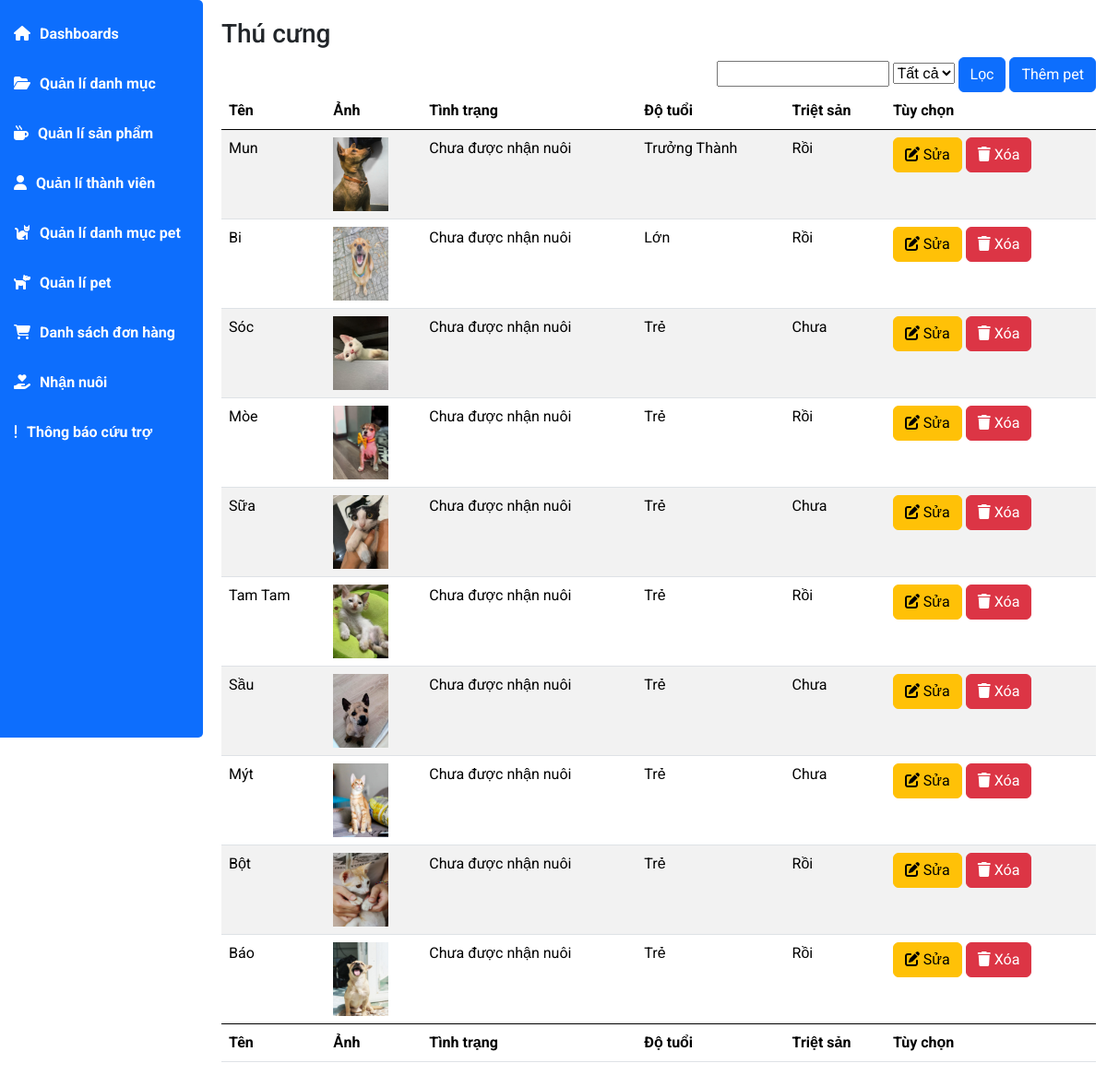
The page /admin/index.php?act=listpet on the database its author committed.
### tables this page shows
CREATE TABLE `tbl_pet` (
  `idPet` int(11) NOT NULL,
  `tenPet` varchar(255) NOT NULL,
  `idDMP` int(11) NOT NULL,
  `gioiTinh` varchar(255) NOT NULL,
  `doTuoi` varchar(255) NOT NULL,
  `trietSan` varchar(255) NOT NULL,
  `tiemPhong` varchar(255) NOT NULL,
  `tinhTrangPet` varchar(255) NOT NULL,
  `imgpet` text NOT NULL,
  `motaPet` text NOT NULL
);

### model/pdo.php (called while the page is built, shortened)
<?php
function pdo_get_connection(){
    $dburl = "mysql:host=localhost;dbname=dacs2;charset=utf8";
    $username = 'root';
    $password = '';
    $conn = new PDO($dburl, $username, $password);
    $conn->setAttribute(PDO::ATTR_ERRMODE, PDO::ERRMODE_EXCEPTION);
    return $conn;
}
function pdo_query($sql){
    $sql_args = array_slice(func_get_args(), 1);
    try{
        $conn = pdo_get_connection();
        $stmt = $conn->prepare($sql);
        $stmt->execute($sql_args);
        $rows = $stmt->fetchAll();
        return $rows;
    }
    catch(PDOException $e){
        throw $e;
    }
    finally{
        unset($conn);
    }
}

### model/pet.php (called while the page is built, shortened)
<?php
function loadall_pet($kyw,$iddm){
    $sql="SELECT * FROM tbl_pet WHERE 1";
    $sql.=" ORDER BY idPet DESC";
    $listpet=pdo_query($sql);
    return $listpet;
}
?>

### admin/view/pet/list.php (the view, shortened to what this page needs)
<div class="main-content">
    <h3 class="title-page">Thú cưng</h3>
    <div class="d-flex justify-content-end">
                <form action="index.php?act=listpet" method="post">
                    <input type="text" name="kyw">
                    <select name="iddmpet">
                        <option value="0" selected>Tất cả</option>
                    </select>
                    <input type="submit" value="Lọc" name="listokpet" class="btn btn-primary">
                    <a href="index.php?act=addpetform" class="btn btn-primary">Thêm pet</a>
                </form>
    </div>
    <table id="example" class="table table-striped" style="width: 100%">
        <thead>
            <tr>
                <th>Tên</th>
                <th>Ảnh</th>
                <th>Tình trạng</th>
                <th>Độ tuổi</th>
                <th>Triệt sản</th>
                <th>Tùy chọn</th>
            </tr>
        </thead>
        <tbody>
                    <?php
                            foreach ($listpet as $pet) {
                                extract($pet);
                                $suapet="index.php?act=suapet&id=".$idPet;
                                $xoapet="index.php?act=xoapet&id=".$idPet;
                                $hinhpath="../upload/thucung/".$imgpet;
                                if(is_file($hinhpath)){
                                    $hinh='<img src="'.$hinhpath.'" height="80">';
                                }else{
                                    $hinh='Không tồn tại ảnh';
                                }
                                echo '<tr>
                                        <td>'.$tenPet.'</td>
                                        <td>'.$hinh.'</td>
                                        <td>'.$tinhTrangPet.'</td>
                                        <td>'.$doTuoi.'</td>
                                        <td>'.$trietSan.'</td>
                                        <td>
                                            <a href="'.$suapet.'" class="btn btn-warning"><i class="fa-solid fa-pen-to-square"></i> Sửa</a>
                                            <a href="'.$xoapet.'" class="btn btn-danger"><i class="fa-solid fa-trash"></i> Xóa</a>
                                        </td>
                                    </tr>  ';
                            }
                        ?>
        </tbody>
        <tfoot>
            <tr>
                <th>Tên</th>
                <th>Ảnh</th>
                <th>Tình trạng</th>
                <th>Độ tuổi</th>
                <th>Triệt sản</th>
                <th>Tùy chọn</th>
            </tr>
        </tfoot>
    </table>
</div>
</div>
</div>

### admin/view/assets/css/main.css (style rules this page uses)
* { padding: 0; margin: 0; box-sizing: border-box; font-family: 'Roboto', sans-serif; }
body { background-color: #e6e6e6; }
.main-content { padding-left: 240px; padding-bottom: 20px; }
.main-content .title-page { padding-top: 20px; }

### rows shown on the page
tbl_pet: tenPet "Mun", imgpet (picture), tinhTrangPet "Chưa được nhận nuôi", doTuoi "Trưởng Thành", trietSan "Rồi"
tbl_pet: tenPet "Bi", imgpet (picture), tinhTrangPet "Chưa được nhận nuôi", doTuoi "Lớn", trietSan "Rồi"
tbl_pet: tenPet "Sóc", imgpet (picture), tinhTrangPet "Chưa được nhận nuôi", doTuoi "Trẻ", trietSan "Chưa"
tbl_pet: tenPet "Mòe", imgpet (picture), tinhTrangPet "Chưa được nhận nuôi", doTuoi "Trẻ", trietSan "Rồi"
tbl_pet: tenPet "Sữa", imgpet (picture), tinhTrangPet "Chưa được nhận nuôi", doTuoi "Trẻ", trietSan "Chưa"
tbl_pet: tenPet "Tam Tam", imgpet (picture), tinhTrangPet "Chưa được nhận nuôi", doTuoi "Trẻ", trietSan "Rồi"
tbl_pet: tenPet "Sầu", imgpet (picture), tinhTrangPet "Chưa được nhận nuôi", doTuoi "Trẻ", trietSan "Chưa"
tbl_pet: tenPet "Mýt", imgpet (picture), tinhTrangPet "Chưa được nhận nuôi", doTuoi "Trẻ", trietSan "Chưa"
tbl_pet: tenPet "Bột", imgpet (picture), tinhTrangPet "Chưa được nhận nuôi", doTuoi "Trẻ", trietSan "Rồi"
tbl_pet: tenPet "Báo", imgpet (picture), tinhTrangPet "Chưa được nhận nuôi", doTuoi "Trẻ", trietSan "Rồi"
